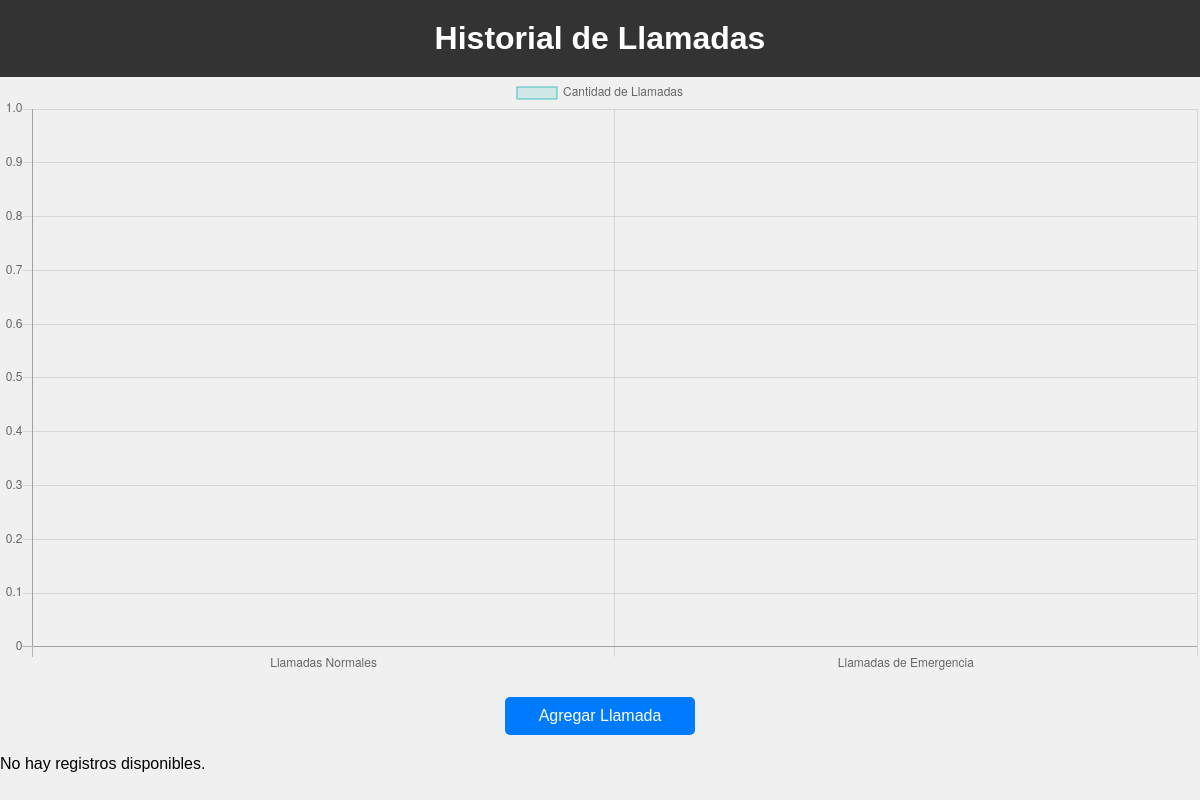
The page /historial_de_llamadas/historial_llamadas.php on the database as committed earlier.
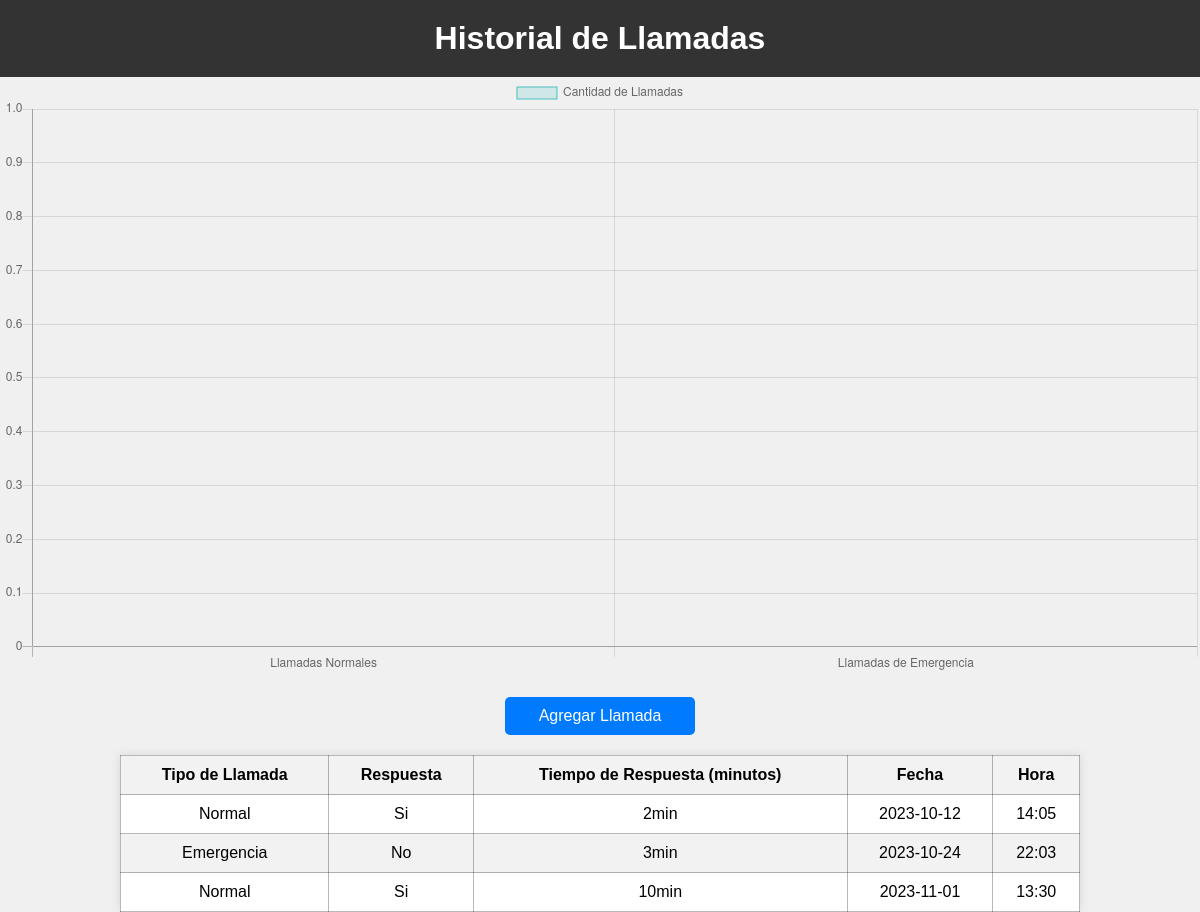
The same page on the database as committed later.
### tables this page shows
CREATE TABLE `registro_llamada` (
  `id_llamada` int(11) NOT NULL,
  `tipo_llamado` enum('Normal','Emergencia') NOT NULL,
  `respuesta` enum('Si','No') NOT NULL,
  `duracion` varchar(250) NOT NULL,
  `fecha` date NOT NULL,
  `hora` varchar(250) NOT NULL
);

### historial_de_llamadas/historial_llamadas.php (the view, shortened to what this page needs)
<!DOCTYPE html>
<html lang="en">
<head>
    <link rel="stylesheet" href="historial.css">
</head>
<body>
    <h1>Historial de Llamadas</h1>
    <canvas id="graficoLlamadas" width="400" height="200"></canvas>
    <a href="registrar_llamada.php">Agregar Llamada</a>
    <?php
    $datos_bd = mysqli_connect("localhost", "root", "", "Punk") or exit("No se puede conectar");
    $consulta = "SELECT tipo_llamado, respuesta, duracion, fecha, hora FROM registro_llamada";
    $resultado = $datos_bd->query($consulta);
    if ($resultado->num_rows > 0) {
        echo "<table id='historial-table'>";
        echo "<tr>";
        echo "<th>Tipo de Llamada</th>";
        echo "<th>Respuesta</th>";
        echo "<th>Tiempo de Respuesta (minutos)</th>";
        echo "<th>Fecha</th>";
        echo "<th>Hora</th>";
        echo "</tr>";
        while ($fila = $resultado->fetch_assoc()) {
            echo "<tr>";
            echo "<td>" . $fila['tipo_llamado'] . "</td>";
            echo "<td>" . $fila['respuesta'] . "</td>";
            echo "<td>" . $fila['duracion'] . "</td>";
            echo "<td>" . $fila['fecha'] . "</td>";
            echo "<td>" . $fila['hora'] . "</td>";
            echo "</tr>";
        }
        echo "</table>";
    } else {
        echo "No hay registros disponibles.";
    }
    ?>
</body>
</html>

Rows that differ between the two databases and show on the page:
added registro_llamada: tipo_llamado "Normal", respuesta "Si", duracion "2min", fecha "2023-10-12", hora "14:05"
added registro_llamada: tipo_llamado "Emergencia", respuesta "No", duracion "3min", fecha "2023-10-24", hora "22:03"
added registro_llamada: tipo_llamado "Normal", respuesta "Si", duracion "10min", fecha "2023-11-01", hora "13:30"
Other text that changed with them:
text no longer shown: "No hay registros disponibles."
text now shown: "Tipo de Llamada Respuesta Tiempo de Respuesta (minutos) Fecha Hora"
